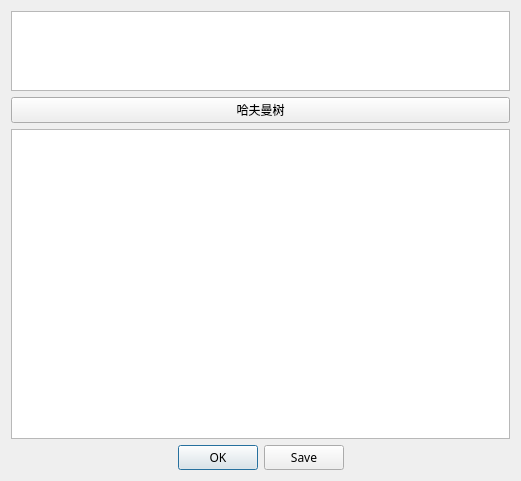
<?xml version="1.0" encoding="UTF-8"?>
<ui version="4.0">
 <class>encode_dialog</class>
 <widget class="QDialog" name="encode_dialog">
  <property name="windowModality">
   <enum>Qt::WindowModal</enum>
  </property>
  <property name="geometry">
   <rect>
    <x>0</x>
    <y>0</y>
    <width>521</width>
    <height>481</height>
   </rect>
  </property>
  <property name="windowTitle">
   <string>编码</string>
  </property>
  <property name="modal">
   <bool>true</bool>
  </property>
  <layout class="QGridLayout" name="gridLayout">
   <item row="0" column="0">
    <layout class="QVBoxLayout" name="verticalLayout">
     <item>
      <widget class="QTableWidget" name="freq_table">
       <property name="sizePolicy">
        <sizepolicy hsizetype="Expanding" vsizetype="Preferred">
         <horstretch>0</horstretch>
         <verstretch>0</verstretch>
        </sizepolicy>
       </property>
       <property name="minimumSize">
        <size>
         <width>0</width>
         <height>80</height>
        </size>
       </property>
       <property name="sizeAdjustPolicy">
        <enum>QAbstractScrollArea::AdjustToContents</enum>
       </property>
       <property name="editTriggers">
        <set>QAbstractItemView::NoEditTriggers</set>
       </property>
       <property name="selectionMode">
        <enum>QAbstractItemView::SingleSelection</enum>
       </property>
       <property name="selectionBehavior">
        <enum>QAbstractItemView::SelectColumns</enum>
       </property>
       <attribute name="horizontalHeaderVisible">
        <bool>false</bool>
       </attribute>
       <attribute name="verticalHeaderHighlightSections">
        <bool>false</bool>
       </attribute>
      </widget>
     </item>
     <item>
      <widget class="QPushButton" name="button_graph">
       <property name="font">
        <font>
         <family>微软雅黑</family>
        </font>
       </property>
       <property name="text">
        <string>哈夫曼树</string>
       </property>
      </widget>
     </item>
     <item>
      <widget class="QTextBrowser" name="encoded">
       <property name="font">
        <font>
         <family>微软雅黑</family>
        </font>
       </property>
      </widget>
     </item>
     <item>
      <widget class="QDialogButtonBox" name="buttonbox">
       <property name="font">
        <font>
         <family>微软雅黑</family>
        </font>
       </property>
       <property name="orientation">
        <enum>Qt::Horizontal</enum>
       </property>
       <property name="standardButtons">
        <set>QDialogButtonBox::Ok|QDialogButtonBox::Save</set>
       </property>
       <property name="centerButtons">
        <bool>true</bool>
       </property>
      </widget>
     </item>
    </layout>
   </item>
  </layout>
 </widget>
 <resources>
  <include location="res.qrc"/>
 </resources>
 <connections/>
</ui>
